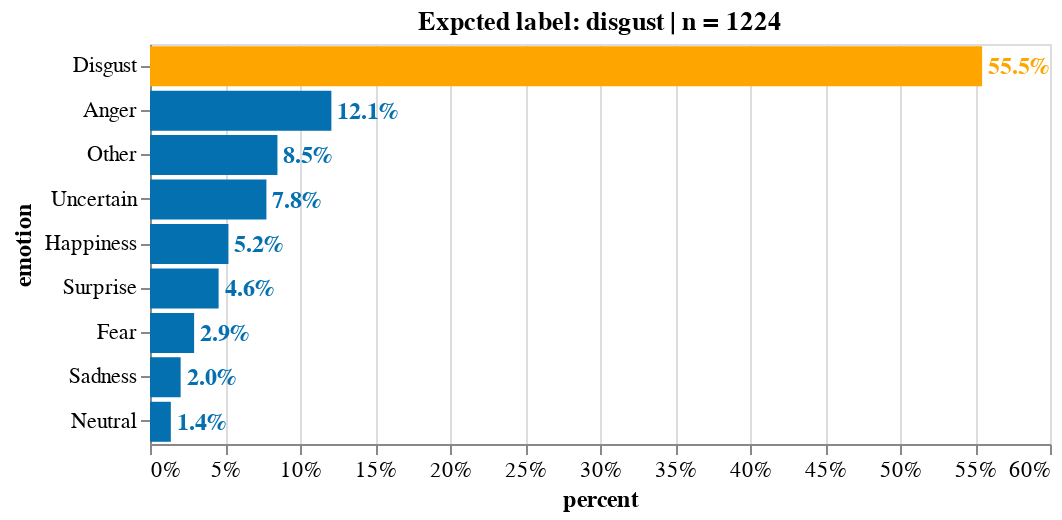

This figure's notebook cell:
### Markdown cell above
### Disgust

### Code cell
emotion = 'disgust'
df_formated = emotion_df_formated(df_emo_answers, emotion) # subset 'anger' rows
df_formated_ans = df_formated.drop(['photo_id', 'ethnicity', 'sex','age', 'label', 'url'], axis=1)
source = count_freq_labels(df_formated_ans, X="all") 
title = 'Expcted label: '+ emotion + ' | n = '+ source['counts'].sum().astype(str)
X, Y = 'percent:Q', 'emotion:N'
w, h= 450, 200
txs, ls, ts = 12, 11, 12


chart_disgust = simple_per_bar(
    source, title=title, X=X, Y=Y, \
    width=w, height=h,  emotion=emotion.capitalize(),\
    text_size = txs, label_size = ls, title_size=ts)

### Figure 1 — Vega-Lite specification as saved in the notebook (floating-point values rounded to 4 significant figures)
{"config": {"view": {"continuousWidth": 400, "continuousHeight": 300}, "axis": {"labelFontSize": 11, "titleFontSize": 12}}, "layer": [{"mark": "bar", "encoding": {"color": {"condition": {"value": "orange", "test": "(datum.emotion === 'Disgust')"}, "value": "#0570b0"}, "x": {"type": "quantitative", "axis": {"format": ".0%"}, "field": "percent"}, "y": {"type": "nominal", "field": "emotion", "sort": "-x"}}, "title": "Expcted label: disgust | n = 1224"}, {"mark": {"type": "text", "align": "left", "baseline": "middle", "dx": 3, "fontSize": 12, "fontWeight": "bold"}, "encoding": {"color": {"condition": {"value": "orange", "test": "(datum.emotion === 'Disgust')"}, "value": "#0570b0"}, "text": {"type": "quantitative", "field": "percent", "format": ".1%"}, "x": {"type": "quantitative", "axis": {"format": ".0%"}, "field": "percent"}, "y": {"type": "nominal", "field": "emotion", "sort": "-x"}}, "title": "Expcted label: disgust | n = 1224"}], "data": {"name": "data-dd3efb2cf2fc00cd77c303579a1989bf"}, "height": 200, "width": 450, "$schema": "https://vega.github.io/schema/vega-lite/v4.8.1.json", "datasets": {"data-dd3efb2cf2fc00cd77c303579a1989bf": [{"counts": 679, "emotion": "Disgust", "percent": 0.5547}, {"counts": 148, "emotion": "Anger", "percent": 0.1209}, {"counts": 104, "emotion": "Other", "percent": 0.08497}, {"counts": 95, "emotion": "Uncertain", "percent": 0.07761}, {"counts": 64, "emotion": "Happiness", "percent": 0.05229}, {"counts": 56, "emotion": "Surprise", "percent": 0.04575}, {"counts": 36, "emotion": "Fear", "percent": 0.02941}, {"counts": 25, "emotion": "Sadness", "percent": 0.02042}, {"counts": 17, "emotion": "Neutral", "percent": 0.01389}]}}
